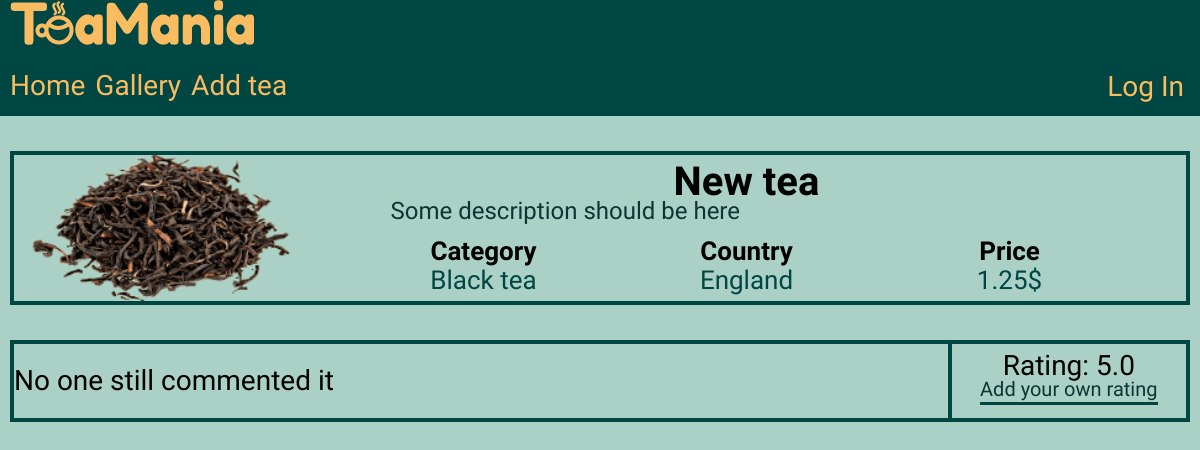
Before: /gallery/1 with the older database file.
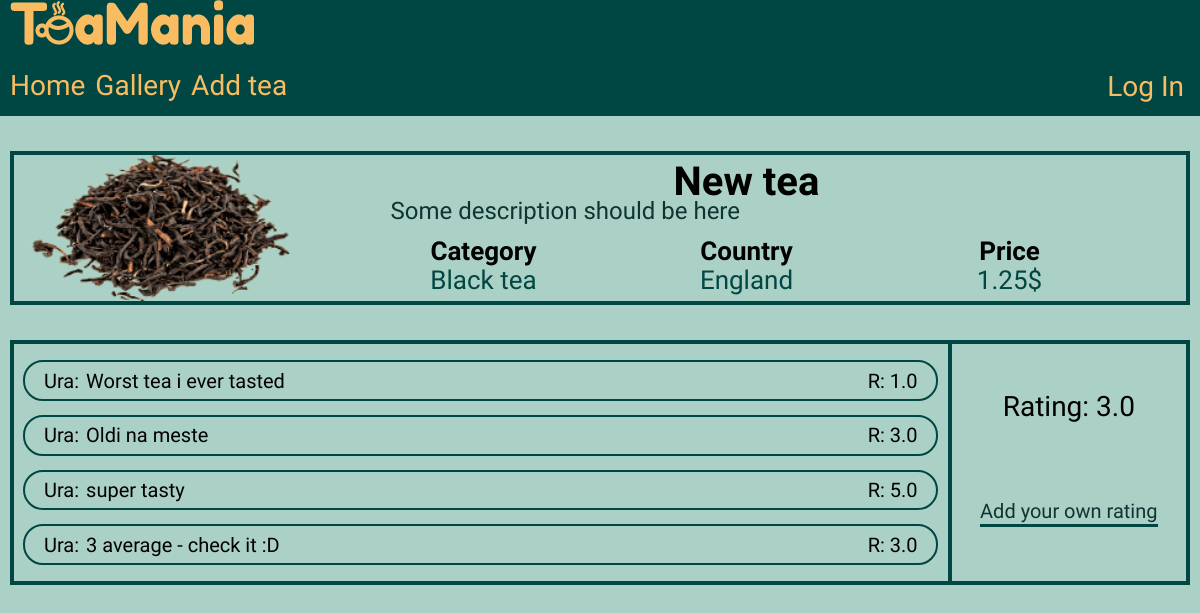
After: the same page with the newer database file.
### app/models.py (models this page shows, shortened)
class Tea(db.Model):
    id = db.Column(db.Integer, primary_key=True)
    title = db.Column(db.String(50), index=True, unique=True, nullable=False)
    type = db.Column(db.String(20), index=True, nullable=False)
    country = db.Column(db.String(50), index=True, nullable=False)
    description = db.Column(db.String(200))
    price = db.Column(db.Float, index=True, nullable=False)
    rating = db.Column(db.Float, index=True)
    image = db.Column(db.String(150))
    timestamp = db.Column(db.DateTime, index=True, default=datetime.utcnow)
    user_id = db.Column(db.Integer, db.ForeignKey('user.id'))
    comments = db.relationship('Comment', backref='tea', lazy='dynamic')

class Comment(db.Model):
    id = db.Column(db.Integer, primary_key=True)
    body = db.Column(db.String(200))
    rating = db.Column(db.Float, nullable=False)
    timestamp = db.Column(db.DateTime, index=True, default=datetime.utcnow)
    tea_id = db.Column(db.Integer, db.ForeignKey('tea.id'))
    user_id = db.Column(db.Integer, db.ForeignKey('user.id'))

### app/routes.py (the view)
@app.route('/gallery/<int:id>')
def single(id):
    tea = Tea.query.get(id)
    comments = tea.comments
    return render_template('single.html', tea=tea, comments=comments)

### app/templates/single.html (shortened to what this page needs)
<!DOCTYPE html>
<html lang="en">
<head>
  <link href="https://stackpath.bootstrapcdn.com/font-awesome/4.7.0/css/font-awesome.min.css" rel="stylesheet">
  <link rel="stylesheet" href="{{ url_for('static', filename='css/main_style.css')}}">
  <link rel="stylesheet" href="{{ url_for('static', filename='css/single_style.css')}}">
</head>
<body>
  <header>
    <div class="container">
      <a href="{{ url_for('index') }}" class="header__logo">
        <img src="{{ url_for('static', filename='images/logo_desctop.png') }}" alt="Big logo">
      </a>
      <div class="header__bottom">
        <nav>
          <a href="{{ url_for('index') }}" class="header__button">Home</a>
          <a href="{{ url_for('gallery') }}" class="header__button" >Gallery</a>
          <a href="{{ url_for('add_tea') }}" class="header__button">Add tea</a>
        </nav>
        <div class="header__login">
          <button class="header__button" id="login">Log In</button>
        </div>
      </div>
    </div>
  </header>
  <main>
    <div class="container">
      <section class="tea__section">
        <article class="main__information">
          <div class="tea__image">
            {% if tea.type == 'Black' %}
              <img src="{{ url_for('static', filename='images/blacktear.png')}}" alt="black tea">
            {% elif tea.type == 'Green' %}
              <img src="{{ url_for('static', filename='images/greentear.png')}}" alt="green tea">
            {% else %}
              <img src="{{ url_for('static', filename='images/othertear.png')}}" alt="other tea">
            {% endif %}
          </div>
          <div class="tea__info">
            <h2 class="tea__name">{{ tea.title }}</h2>
            <p class="tea__description">{{ tea.description}}</p>
            <div class="tea__stats">
              <table>
                <tr>
                  <th>Category</th>
                  <th>Country</th>
                  <th>Price</th>
                </tr>
                <tr>
                  <td>{{ tea.type }} tea</td>
                  <td>{{ tea.country }}</td>
                  <td>{{ tea.price }}$</td>
                </tr>
              </table>
            </div>
          </div>
        </article>
      </section>
      <section class="feedback__section">
        <article class="comment__section">
          {% if comments.count() == 0 %}
            <p class="empty__comments">No one still commented it</p>
          {% else %}
            <ul id="comment-list">
              {% for comment in comments: %}
              <li id="comment-item">
                <div class="comment">
                  <div class="comment__author">Ura:</div>
                  <div class="comment__text">{{ comment.body }}</div>
                </div>
                <div class="comment__rating">R: {{ comment.rating }}</div>
              </li>
              {% endfor %}
            </ul>
          {% endif %}
        </article>
        <article class="rating__section">
          <div class="average">
            <div id="average-rating">Rating: {{ tea.rating }}</div>
          </div>
          <div class="your__rating">
            <button id="self-rating">Add your own rating</button>
          </div>
        </article>
      </section>
    </div>
  </main>
</body>
</html>

Changed rows visible on the page:
changed Tea "New tea": rating "5.0" → "3.0"
added Comment: body "Worst tea i ever tasted", rating "1.0"
added Comment: body "Oldi na meste", rating "3.0"
added Comment: body "super tasty", rating "5.0"
added Comment: body "3 average - check it :D", rating "3.0"
Other visible differences:
text no longer shown: "No one still commented it"
